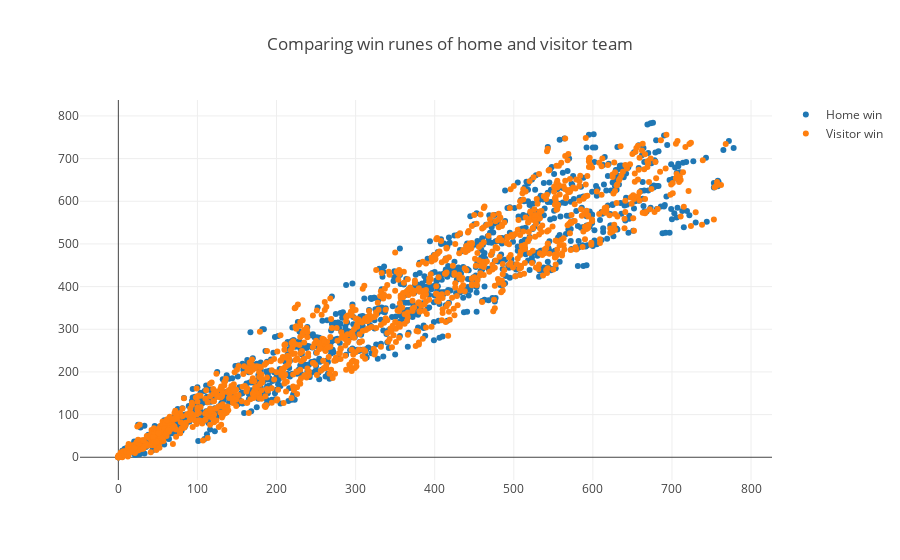

The notebook cell saved with this chart:
### Markdown cell above
Vizualising home positive runs vs visitor positive runs. You can get 2 different outputs: one with normalize_by_game and one without it. But it's clear that we can not determen which team will win only by looking at those two attributes.

### Code cell
home_win_data = data[ data['result']]
away_win_data = data[ data['result'].map(lambda x: not x) ]

home_win = go.Scatter(
    x = home_win_data[ 'home-pos-runs'],
    y = home_win_data[ 'visitor-pos-runs'],
    name = 'Home win',
    mode = 'markers'
)

away_win = go.Scatter(
    x = away_win_data[ 'home-pos-runs'],
    y = away_win_data[ 'visitor-pos-runs'],
    name = 'Visitor win',
    mode = 'markers'
)

plot = [home_win, away_win]

layout = dict(title = 'Comparing win runes of home and visitor team')

fig = dict(data=plot, layout=layout)
iplot(fig, filename='styled-scatter')

### Figure 1 — Plotly figure (JSON) as saved in the notebook; plotly's stock layout.template omitted (floating-point values rounded to 4 significant figures; data arrays with more than 128 entries replaced by an {"elided": "..."} marker saying what was removed)
{"data": [{"mode": "markers", "name": "Home win", "type": "scatter", "x": {"elided": "1083 int values"}, "y": {"elided": "1083 int values"}}, {"mode": "markers", "name": "Visitor win", "type": "scatter", "x": {"elided": "1151 int values"}, "y": {"elided": "1151 int values"}}], "layout": {"title": "Comparing win runes of home and visitor team"}}
